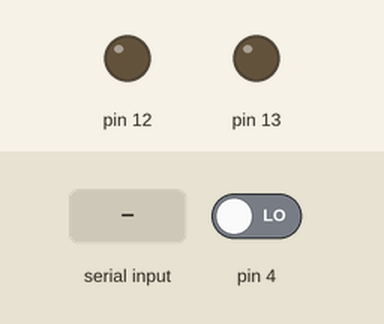
This sketch was run on a simulated Arduino Uno, built with avr-gcc and run on an emulated ATmega328P. Parts: output pins drawn as LEDs (lit = HIGH). The test bench sets the inputs (shaded band); at power-on: pin 4 LOW.

Above: at 1.2 s.
1.3 s: "H90\n" received over Serial
At 1.8 s:
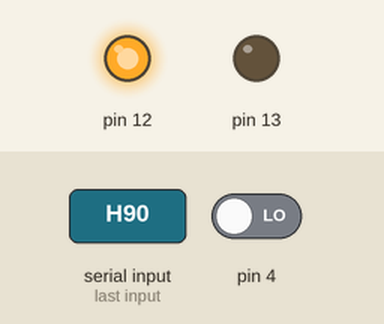
4.3 s: "L90\n" received over Serial
At 5.3 s:
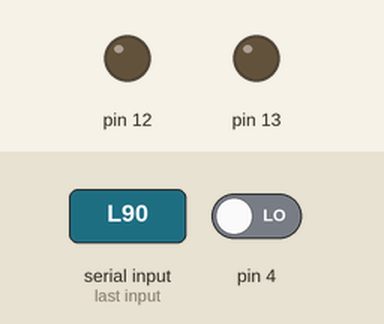
Timing chart, 0 to 7.3 s (numbered marks = the images above; inputs shaded):
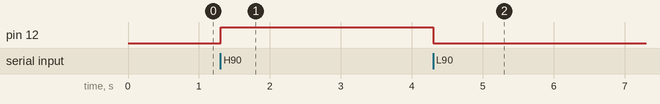

Measured:
- after the input at 1.3 s, pin 12: LOW → HIGH at once
- after the input at 4.3 s, pin 12: HIGH → LOW at once

The sketch:

ShootingGallery.ino
```cpp
#include <Deadeye.h>

const int numTargets = 7;
Target targets[numTargets] = { Target(12,4), Target(13,1), Target(0,1), Target(0,1), Target(0,1), Target(0, 1), Target(0,1) };

String inputString = "";
void setup() {
  Serial.begin(9600);
}

void loop() {
  bool hits[numTargets];
  for (int i = 0; i < numTargets; i++) {
    hits[i] = targets[i].processHit();
  }

  for (int i = 0; i < numTargets; i++) {
    if (hits[i]) {
      Serial.write("T");
      Serial.write(i);
      Serial.write("\n");
    }
  }
}

void serialEvent() {
  while (Serial.available()) {
    char input = (char)Serial.read();
    if (input == '\n') {
      interpretCommand();
      inputString = "";
    } else {
      inputString += input;
    }
  }
}

void interpretCommand() {
  switch (inputString[0]) {
    case 'H':
      handleOnEvent();
      break;
    case 'L':
      handleOffEvent();
      break;
  }
}

void handleOnEvent() {
  for (int i = 1; i < inputString.length(); i++) {
    int targetNumber = inputString[i] - '0';
    targets[targetNumber].activate();
  }
}

void handleOffEvent() {
  for (int i = 1; i < inputString.length(); i++) {
    int targetNumber = inputString[i] - '0';
    targets[targetNumber].deactivate();
  }
}
```
